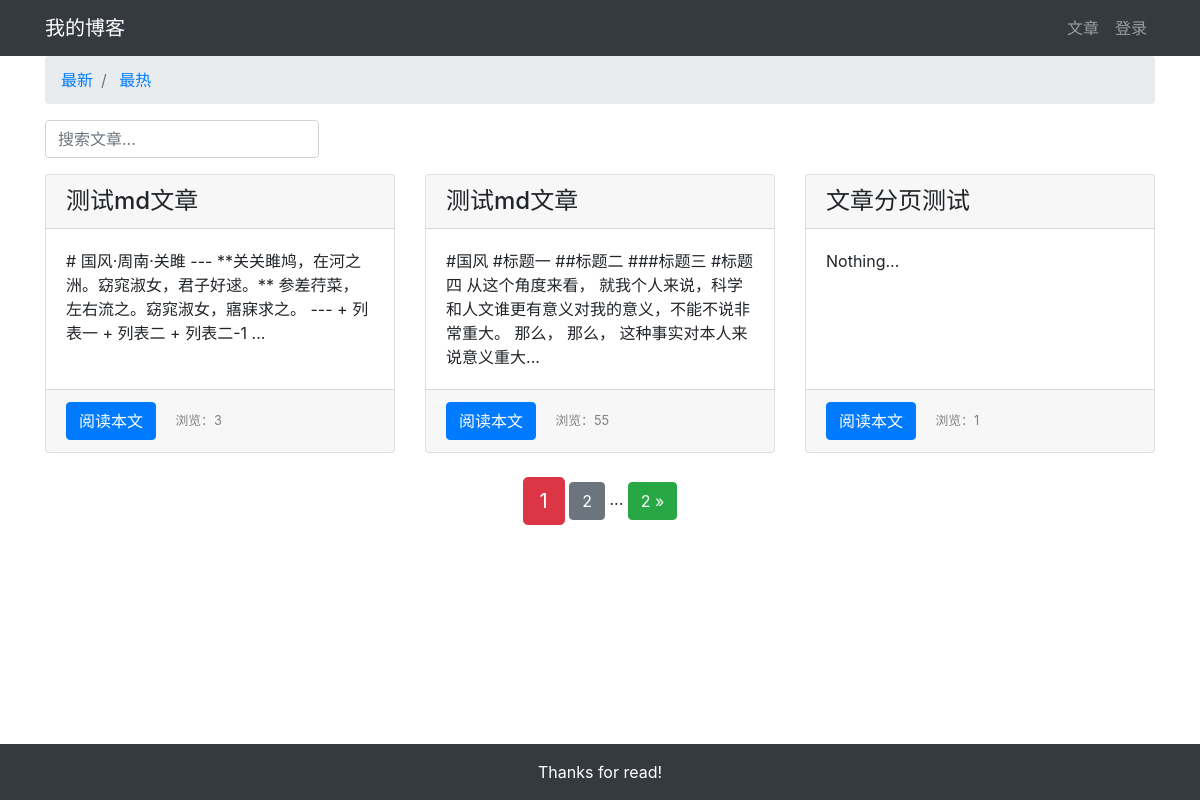
/article/article_list/, run on the app's committed database.
### article/models.py (models this page shows, shortened)
class ArticlePost(models.Model):
    author = models.ForeignKey(User, on_delete=models.CASCADE)
    title = models.CharField(max_length=100)
    body = models.TextField()
    total_views = models.PositiveIntegerField(default=0)
    created = models.DateTimeField(default=timezone.now)
    updated = models.DateTimeField(auto_now=True)
    class Meta:
        ordering = ('-created',)

### article/views.py (the view)
# urls.py: path('article_list/', views.article_list, name='article_list'),
def article_list(request):
    search = request.GET.get('search')
    order = request.GET.get('order')
    if search:
        if order == 'total_views':
            articles_list = ArticlePost.objects.filter(
                Q(title__icontains=search) |
                Q(body__icontains=search)
            ).order_by('-total_views')
        else:
            articles_list = ArticlePost.objects.filter(
                Q(title__icontains=search) |
                Q(body__icontains=search)
            )
    else:
        search = ''
        if order == 'total_views':
            articles_list = ArticlePost.objects.all().order_by('-total_views')
        else:
            articles_list = ArticlePost.objects.all()
    paginator = Paginator(articles_list, 3)
    page = request.GET.get('page')
    articles = paginator.get_page(page)
    context = {'articles': articles, 'order': order, 'search': search}
    return render(request, 'article/list.html', context)

### article/templates/article/list.html (shortened to what this page needs)
{% extends "base.html" %}
{% load static %}
{% block content %}
<div class="container">
    <nav aria-label="breadcrumb">
        <ol class="breadcrumb">
            <li class="breadcrumb-item">
                <a href="{% url 'article:article_list' %}?search={{ search }}">
                    最新
                </a>
            </li>
            <li class="breadcrumb-item">
                <a href="{% url 'article:article_list' %}?order=total_views&search={{ search }}">
                    最热
                </a>
            </li>
        </ol>
    </nav>
    <div class="row">
        <div class="col-auto mr-auto">
            <form class="form-inline">
                <input type="text"
                       class="form-control mb-2 mr-sm-2"
                       name="search"
                       placeholder="搜索文章..."
                       required
                >
            </form>
        </div>
    </div>
    <div class="row mt-2">
        {% for article in articles %}
        <div class="col-4 mb-4">
            <div class="card h-100">
                <h4 class="card-header">{{ article.title }}</h4>
                <div class="card-body">
                    <p class="card-text">{{ article.body|slice:'100' }}...</p>
                </div>
                <div class="card-footer">
                    <a href="{% url 'article:article_detail' article.id %}" class="btn btn-primary">阅读本文</a>
                    <span>
                        <small class="col align-self-end" style="color: gray;">
                            浏览：{{ article.total_views }}
                        </small>
                    </span>
                </div>
            </div>
        </div>
        {% endfor %}
    </div>
</div>
<div class="pagination row">
    <div class="m-auto">
        <span class="step-links">
            <span class="current btn btn-danger btn-lg">
                {{ articles.number }}
            </span>
            {% if articles.has_next %}
                <a href="?page={{ articles.next_page_number }}&order={{ order }}&search={{ search }}"
                   class="btn btn-secondary">
                    {{ articles.next_page_number }}
                </a>
                <span>...</span>
                <a href="?page={{ articles.paginator.num_pages }}&order={{ order }}&search={{ search }}"
                   class="btn btn-success">
                    {{ articles.paginator.num_pages }} &raquo;
                </a>
            {% endif %}
        </span>
    </div>
</div>
{% endblock content %}

### article/templates/base.html (shortened to what this page needs)
<!DOCTYPE html>
{% load static %}
<html lang="zh-cn">
<head>
    <link rel="stylesheet" href="{% static 'md_css/monokai.css' %}">
    <link rel="stylesheet" href="https://stackpath.bootstrapcdn.com/bootstrap/4.1.3/css/bootstrap.min.css"
integrity="sha384-MCw98/SFnGE8fJT3GXwEOngsV7Zt27NXFoaoApmYm81iuXoPkFOJwJ8ERdknLPMO">
</head>
<body>
    {% include 'header.html' %}
    {% block content %}{% endblock content %}
    {% include 'footer.html' %}
</body>
</html>

### article/templates/header.html
<nav class="navbar navbar-expand-lg navbar-dark bg-dark">
  <div class="container">
    <a class="navbar-brand" href="#">我的博客</a>
    <div>
      <ul class="navbar-nav">
        <li class="nav-item">
          <a class="nav-link" href="{% url 'article:article_list' %}">文章</a>
        </li>
        {% if user.is_authenticated %}
            <li class="nav-item dropdown">
                <a class="nav-link dropdown-toggle" href="#" id="navbarDropdown" role="button" data-toggle="dropdown" aria-haspopup="true" aria-expanded="false">
                    {{ user.username }}
                </a>
            <div class="dropdown-menu" aria-labelledby="navbarDropdown">
                <a class="dropdown-item" href="{% url 'article:article_create' %}">写文章</a>
                <a class="dropdown-item" href='{% url "userprofile:edit" user.id %}'>个人信息</a>
                <a class="dropdown-item" href="#" onclick="user_delete()">删除用户</a>
                <a class="dropdown-item" href="{% url 'userprofile:logout' %}">退出登录</a>
            </div>
                {% if user.is_authenticated %}
                <form
                    style="display:none;"
                    id="user_delete"
                    action="{% url 'userprofile:delete' user.id %}"
                    method="POST"
                >
                {% csrf_token %}
                    <button type="submit">发送</button>
                </form>
                    <script>
                        function user_delete() {
                            // 调用layer弹窗组件
                            layer.open({
                                title: "确认删除",
                                content: "确认删除用户资料吗？",
                                yes: function(index, layero) {
                                    $('form#user_delete button').click();
                                    layer.close(index);
                                },
                            })
                        }
                    </script>
                {% endif %}
        </li>
        {% else %}
            <li class="nav-item">
                <a class="nav-link" href="{% url 'userprofile:login' %}">登录</a>
            </li>
        {% endif %}
      </ul>
    </div>
  </div>
</nav>

### article/templates/footer.html
{% load static %}
<div>
    <br><br><br>
</div>
<footer class="py-3 bg-dark fixed-bottom">
    <div class="container">
        <p class="m-0 text-center text-white">Thanks for read!</p>
    </div>
</footer>

### data on the page
ArticlePost: title "测试md文章", body "# 国风·周南·关雎 --- **关关雎鸠，在河之洲。窈窕淑女，君子好逑。** 参差荇菜，左右流之。窈窕淑女，寤寐求之。 --- + 列表一 + 列表二 + 列表二-1", total_views "3"
ArticlePost: title "测试md文章", body "#国风 #标题一 ##标题二 ###标题三 #标题四 从这个角度来看， 就我个人来说，科学和人文谁更有意义对我的意义，不能不说非常重大。 那么， 那么， 这种事实对本人来说意义重大", total_views "55"
ArticlePost: title "文章分页测试", body "Nothing", total_views "1"

### other printed values
{{ articles.number }} "1"
{{ articles.next_page_number }} "2"
{{ articles.paginator.num_pages }} "2"
